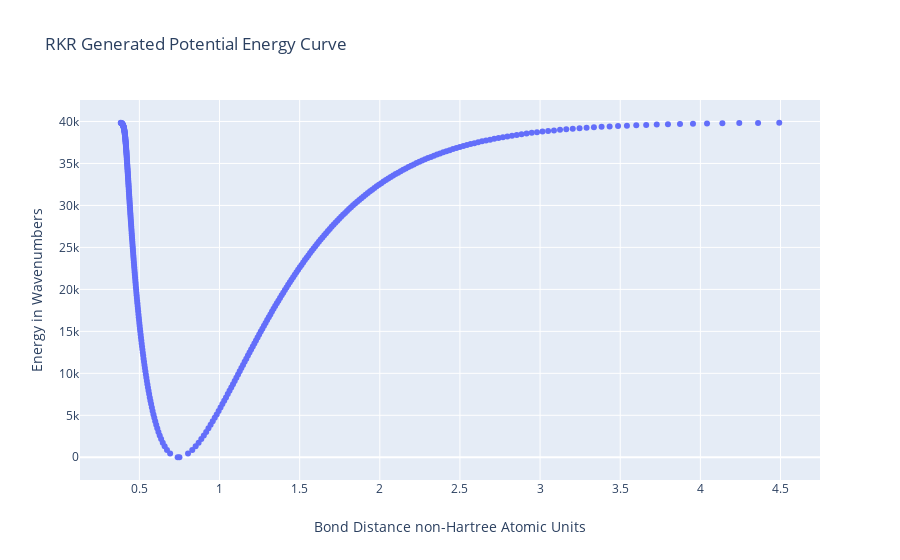

The notebook cell saved with this chart:
### Code cell
#Lists to hold data that will be graphed
x = []
y = []

#Loop to generate all data to graph
print("Building RKR Potential")
for v in tqdm(np.arange(-.499, 17, .1)):
    
    x.extend( RKR(v) )
    y.extend( [E(v)] * 2 ) 

print("Graphing Potential")
#Prepare data for graphing
figure = {
    "data":[
        {
            "type":"scatter",
            "x":x,
            "y":y,
            "connectgaps":True,
            "mode":"markers",
            "name":"RKR Potential",
        }
    ],
    
    "layout":{
        "xaxis":{"title":"Bond Distance non-Hartree Atomic Units"},
        "yaxis":{"title":"Energy in Wavenumbers"},
        "title":{"text":"RKR Generated Potential Energy Curve"}
    }
}

iplot(figure)

### Figure 1 — Plotly figure (JSON) as saved in the notebook; plotly's stock layout.template omitted (floating-point values rounded to 4 significant figures; data arrays with more than 128 entries replaced by an {"elided": "..."} marker saying what was removed)
{"data": [{"connectgaps": true, "mode": "markers", "name": "RKR Potential", "type": "scatter", "x": {"elided": "350 float values"}, "y": {"elided": "350 float values"}}], "layout": {"title": {"text": "RKR Generated Potential Energy Curve"}, "xaxis": {"title": {"text": "Bond Distance non-Hartree Atomic Units"}}, "yaxis": {"title": {"text": "Energy in Wavenumbers"}}}}
